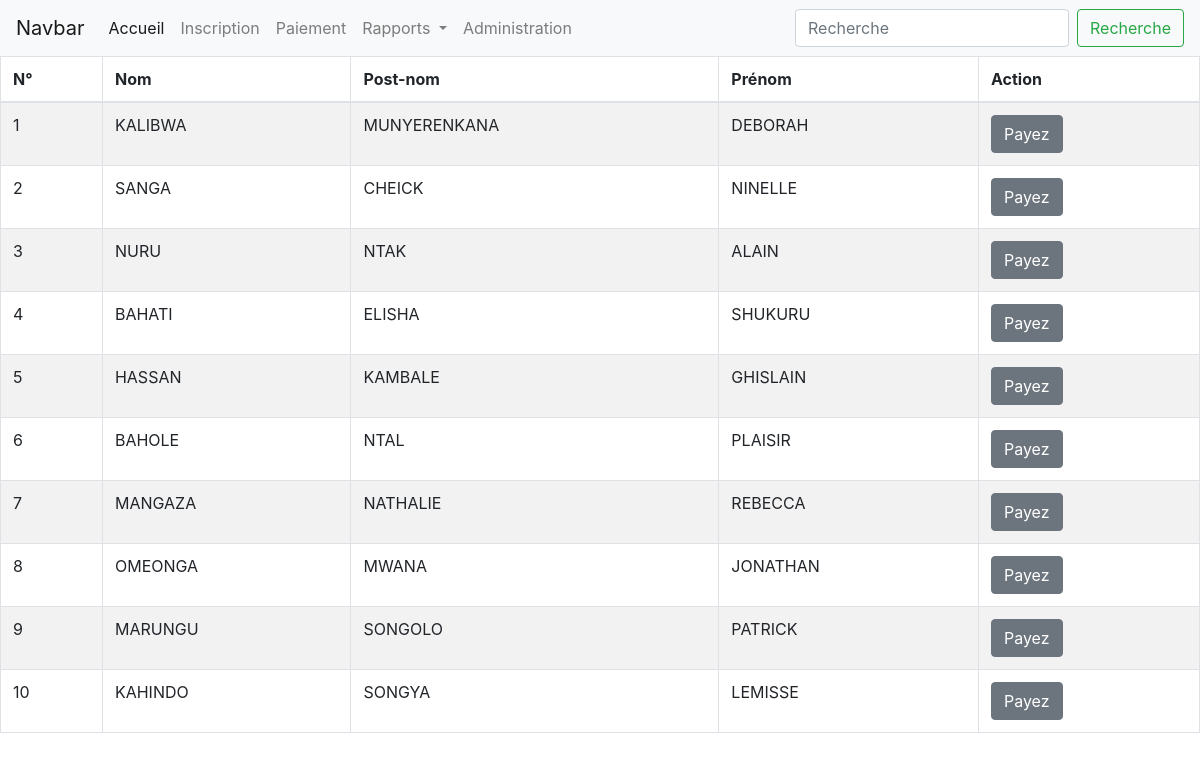
The page /Appl/lstE on the database its author committed.
### ApplWeb/models.py (models this page shows)
class Etudiant(models.Model):
    nom=models.CharField(max_length=30)
    postnom=models.CharField(max_length=30)
    pren=models.CharField(max_length=30)
    sex=models.CharField(max_length=10)
    lieuN=models.CharField(max_length=20)
    datNais=models.DateField()

### ApplWeb/views.py (the view)
# urls.py: path('lstE',chargLstEtPaie),
def chargLstEtPaie(request):
    et=Etudiant.objects.all()
    return render(request,"Appl/lstEtudiant.html",{'e':et})

### templates/Appl/lstEtudiant.html (shortened to what this page needs)
<html>
    <head>
    </head>
    <body>
        {%include 'Appl/navbar.html'%}
        <table class="table table-bordered table-striped">
            <thead>
                <tr>
                    <th>N°</th>
                    <th>Nom</th>
                    <th>Post-nom</th>
                    <th>Prénom</th>
                    <th>Action</th>
                </tr>
            </thead>
            <tbody>
                {% for etu in e %}
                <tr>
                    <td>{{forloop.counter}}</td>
                    <td>{{etu.nom}}</td>
                    <td>{{etu.postnom}}</td>
                    <td>{{etu.pren}}</td>
                    <td>
                        <a href="/Appl/chargP/{{etu.id}}" class="btn btn-secondary">Payez</a>
                    </td>
                </tr>
                {%endfor%}
            </tbody>
        </table>
    </body>
</html>

### rows shown on the page
Etudiant: nom "KALIBWA", postnom "MUNYERENKANA", pren "DEBORAH"
Etudiant: nom "SANGA", postnom "CHEICK", pren "NINELLE"
Etudiant: nom "NURU", postnom "NTAK", pren "ALAIN"
Etudiant: nom "BAHATI", postnom "ELISHA", pren "SHUKURU"
Etudiant: nom "HASSAN", postnom "KAMBALE", pren "GHISLAIN"
Etudiant: nom "BAHOLE", postnom "NTAL", pren "PLAISIR"
Etudiant: nom "MANGAZA", postnom "NATHALIE", pren "REBECCA"
Etudiant: nom "OMEONGA", postnom "MWANA", pren "JONATHAN"
Etudiant: nom "MARUNGU", postnom "SONGOLO", pren "PATRICK"
Etudiant: nom "KAHINDO", postnom "SONGYA", pren "LEMISSE"
